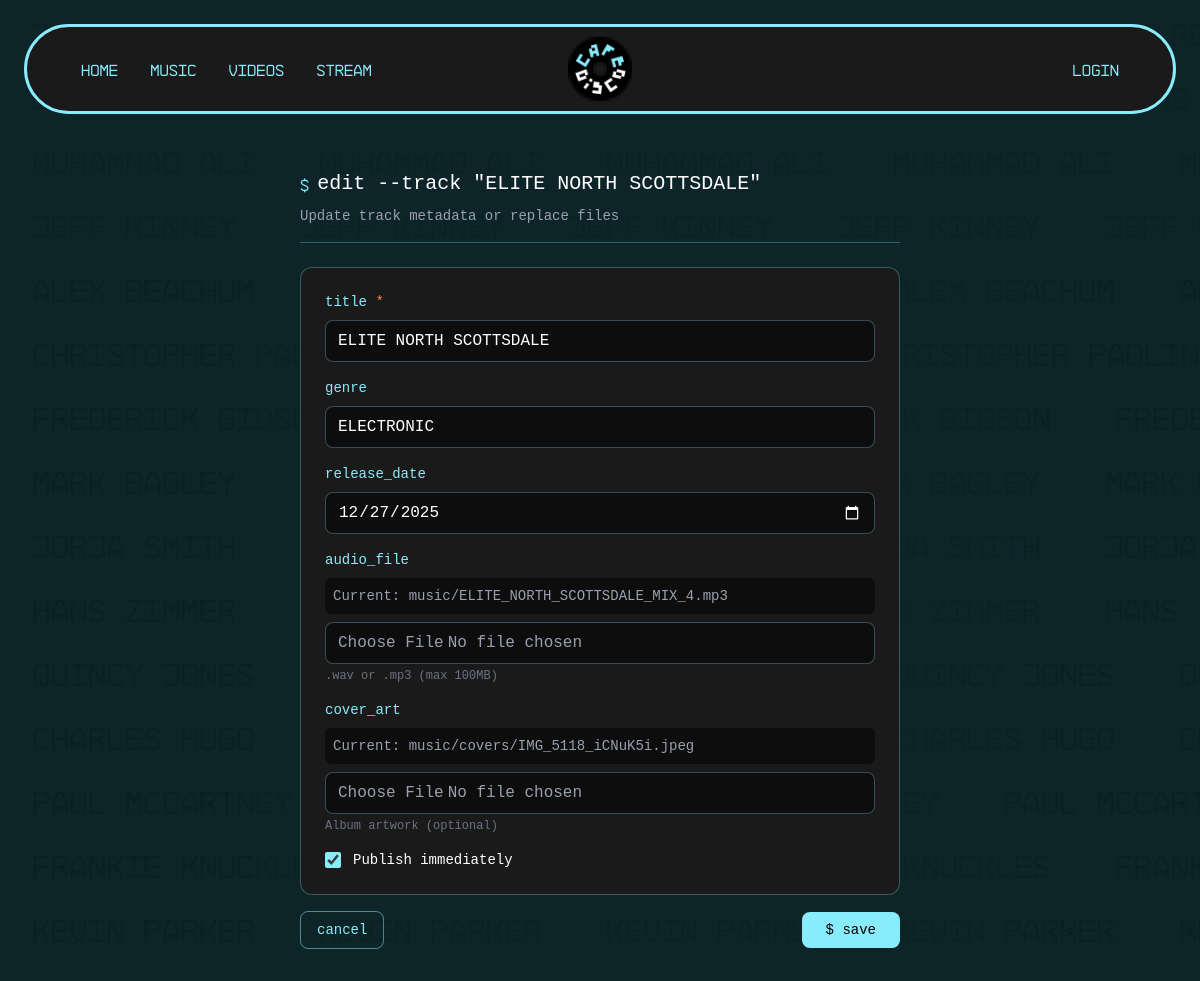
/dashboard/music/1/edit/ (signed in), run on the app's committed database.
### portfolio/models.py (models this page shows, shortened)
class MusicTrack(models.Model):
    title = models.CharField(max_length=200)
    genre = models.CharField(max_length=100, blank=True)
    release_date = models.DateField(null=True, blank=True)
    duration = models.DurationField(null=True, blank=True, help_text="Auto-calculated from file")
    audio_file = models.FileField(
        upload_to='music/',
        validators=[FileExtensionValidator(allowed_extensions=['wav', 'mp3'])],
        help_text="Upload .wav or .mp3 file (max 100MB)"
    )
    cover_art = models.ImageField(
        upload_to='music/covers/',
        null=True,
        blank=True,
        help_text="Album artwork (optional)"
    )
    is_published = models.BooleanField(default=True)
    play_count = models.IntegerField(default=0, editable=False)
    created_at = models.DateTimeField(auto_now_add=True)
    updated_at = models.DateTimeField(auto_now=True)
    class Meta:
        ordering = ['-release_date', '-created_at']
        verbose_name_plural = "Music Tracks"

### portfolio/views.py (the view, shortened to what this page needs)
# urls.py: path('dashboard/music/<int:pk>/edit/', views.music_edit, name='music_edit'),
@login_required
def music_edit(request, pk):
    track = get_object_or_404(MusicTrack, pk=pk)
    return render(request, "dashboard/music_form.html", {'action': 'edit', 'track': track})

### portfolio/context_processors.py (called while the page is built)
def background_scroller_names(request):
    session_key = 'scroller_names'
    if session_key not in request.session:
        selected_names = random.sample(SCROLLER_NAME_POOL, SCROLLER_DISPLAY_COUNT)
        request.session[session_key] = selected_names
    return {
        'scroller_names': request.session[session_key]
    }

### portfolio/templates/dashboard/music_form.html (shortened to what this page needs)
{% extends "base.html" %}
{% block content %}
<div class="flex justify-center px-4 py-8">
    <div style="width: 100%; max-width: 600px;">
        <div class="mb-6 pb-4" style="border-bottom: 1px solid oklch(88.716% 0.09711 208.766 / 0.3);">
            <div class="flex items-center gap-2 mb-2">
                <span style="color: oklch(88.716% 0.09711 208.766);">$</span>
                <span class="font-mono text-white text-xl">{% if action == 'add' %}upload --track{% else %}edit --track "{{ track.title }}"{% endif %}</span>
            </div>
            <p class="font-mono text-sm text-gray-400">
                {% if action == 'add' %}Upload a new music track to S3{% else %}Update track metadata or replace files{% endif %}
            </p>
        </div>
        <form method="POST" enctype="multipart/form-data" class="space-y-4">
            <div class="p-6" style="background-color: #1a1a1a; border: 1px solid oklch(88.716% 0.09711 208.766 / 0.3); border-radius: 0.75rem;">
                <div class="mb-4">
                    <label class="block font-mono text-sm mb-2" style="color: oklch(88.716% 0.09711 208.766);">
                        title <span style="color: oklch(74.443% 0.17237 51.252);">*</span>
                    </label>
                    <input type="text" name="title" required
                           value="{% if track %}{{ track.title }}{% endif %}"
                           class="w-full px-3 py-2 font-mono text-white"
                           style="background-color: #0d0d0d; border: 1px solid oklch(88.716% 0.09711 208.766 / 0.3); border-radius: 0.5rem; outline: none;"
                           onfocus="this.style.borderColor='oklch(88.716% 0.09711 208.766)'"
                           onblur="this.style.borderColor='oklch(88.716% 0.09711 208.766 / 0.3)'"
                           placeholder="Track title">
                </div>
                <div class="mb-4">
                    <label class="block font-mono text-sm mb-2" style="color: oklch(88.716% 0.09711 208.766);">
                        genre
                    </label>
                    <input type="text" name="genre"
                           value="{% if track %}{{ track.genre }}{% endif %}"
                           class="w-full px-3 py-2 font-mono text-white"
                           style="background-color: #0d0d0d; border: 1px solid oklch(88.716% 0.09711 208.766 / 0.3); border-radius: 0.5rem; outline: none;"
                           onfocus="this.style.borderColor='oklch(88.716% 0.09711 208.766)'"
                           onblur="this.style.borderColor='oklch(88.716% 0.09711 208.766 / 0.3)'"
                           placeholder="e.g., Electronic, House, Ambient">
                </div>
                <div class="mb-4">
                    <label class="block font-mono text-sm mb-2" style="color: oklch(88.716% 0.09711 208.766);">
                        release_date
                    </label>
                    <input type="date" name="release_date"
                           value="{% if track.release_date %}{{ track.release_date|date:'Y-m-d' }}{% endif %}"
                           class="w-full px-3 py-2 font-mono text-white"
                           style="background-color: #0d0d0d; border: 1px solid oklch(88.716% 0.09711 208.766 / 0.3); border-radius: 0.5rem; outline: none; color-scheme: dark;">
                </div>
                <div class="mb-4">
                    <label class="block font-mono text-sm mb-2" style="color: oklch(88.716% 0.09711 208.766);">
                        audio_file {% if action == 'add' %}<span style="color: oklch(74.443% 0.17237 51.252);">*</span>{% endif %}
                    </label>
                    {% if track.audio_file %}
                    <div class="mb-2 p-2 font-mono text-sm text-gray-400" style="background-color: #0d0d0d; border-radius: 0.375rem;">
                        Current: {{ track.audio_file.name|slice:"-40:" }}
                    </div>
                    {% endif %}
                    <input type="file" name="audio_file" accept=".wav,.mp3"
                           class="w-full px-3 py-2 font-mono text-gray-400"
                           style="background-color: #0d0d0d; border: 1px solid oklch(88.716% 0.09711 208.766 / 0.3); border-radius: 0.5rem;">
                    <p class="mt-1 font-mono text-xs text-gray-500">.wav or .mp3 (max 100MB)</p>
                </div>
                <div class="mb-4">
                    <label class="block font-mono text-sm mb-2" style="color: oklch(88.716% 0.09711 208.766);">
                        cover_art
                    </label>
                    {% if track.cover_art %}
                    <div class="mb-2 p-2 font-mono text-sm text-gray-400" style="background-color: #0d0d0d; border-radius: 0.375rem;">
                        Current: {{ track.cover_art.name|slice:"-40:" }}
                    </div>
                    {% endif %}
                    <input type="file" name="cover_art" accept="image/*"
                           class="w-full px-3 py-2 font-mono text-gray-400"
                           style="background-color: #0d0d0d; border: 1px solid oklch(88.716% 0.09711 208.766 / 0.3); border-radius: 0.5rem;">
                    <p class="mt-1 font-mono text-xs text-gray-500">Album artwork (optional)</p>
                </div>
                <div class="flex items-center gap-3">
                    <input type="checkbox" name="is_published" id="is_published"
                           {% if action == 'add' or track.is_published %}checked{% endif %}
                           class="w-4 h-4 cursor-pointer"
                           style="accent-color: oklch(88.716% 0.09711 208.766);">
                    <label for="is_published" class="font-mono text-sm text-white cursor-pointer">
                        Publish immediately
                    </label>
                </div>
            </div>
            <div class="flex justify-between items-center">
                <a href="{% url 'portfolio:music_list' %}"
                   class="px-4 py-2 font-mono text-sm"
                   style="color: oklch(88.716% 0.09711 208.766); border: 1px solid oklch(88.716% 0.09711 208.766 / 0.5); border-radius: 0.5rem;">
                    cancel
                </a>
                <button type="submit"
                        class="px-6 py-2 font-mono text-sm cursor-pointer"
                        style="background-color: oklch(88.716% 0.09711 208.766); color: #000; border: none; border-radius: 0.5rem; transition: background-color 0.2s;"
                        onmouseover="this.style.backgroundColor='oklch(78.716% 0.09711 208.766)'"
                        onmouseout="this.style.backgroundColor='oklch(88.716% 0.09711 208.766)'">
                    {% if action == 'add' %}$ upload{% else %}$ save{% endif %}
                </button>
            </div>
        </form>
    </div>
</div>
{% endblock content %}

### data on the page
MusicTrack: title "ELITE NORTH SCOTTSDALE", genre "ELECTRONIC", release_date "12/27/2025", audio_file.name "music/ELITE_NORTH_SCOTTSDALE_MIX_4.mp3", cover_art.name "music/covers/IMG_5118_iCNuK5i.jpeg", is_published "☑"
